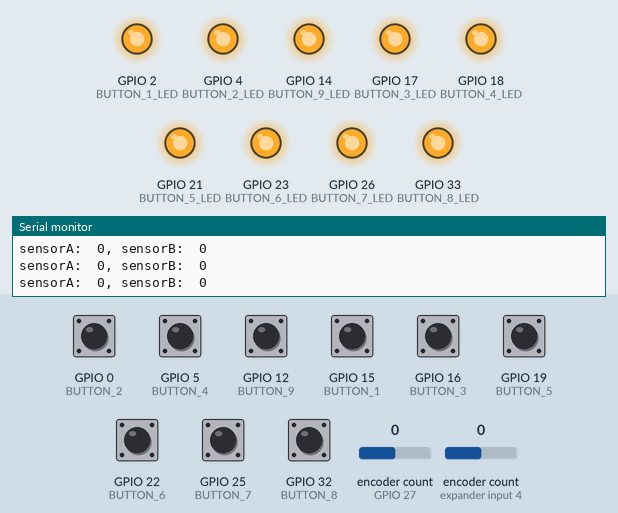
Bench run of a sketch on a simulated ESP32. Parts: output pins drawn as LEDs (lit = HIGH), the last lines printed to the serial monitor. The test bench sets the inputs (shaded band); at power-on: GPIO 0 (BUTTON_2), GPIO 5 (BUTTON_4), GPIO 12 (BUTTON_9), GPIO 15 (BUTTON_1), GPIO 16 (BUTTON_3), GPIO 19 (BUTTON_5), GPIO 22 (BUTTON_6), GPIO 25 (BUTTON_7), GPIO 32 (BUTTON_8) HIGH, encoder count (sensors on GPIO 27, expander input 4) 0. Nothing arrives over Bluetooth unless stated; a phone connects over Bluetooth LE 3 s after start.

Above: at 1.2 s.
1.3 s: GPIO 0 (BUTTON_2) pulled LOW for 0.15 s
At 1.37 s:
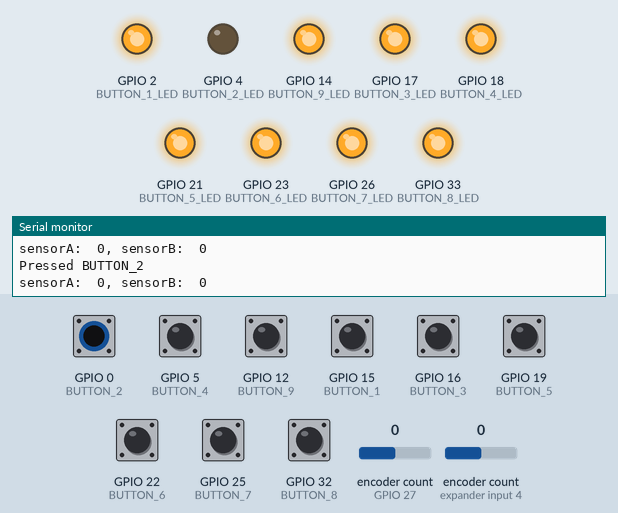
2.9 s: GPIO 5 (BUTTON_4) pulled LOW for 0.15 s
At 2.97 s:
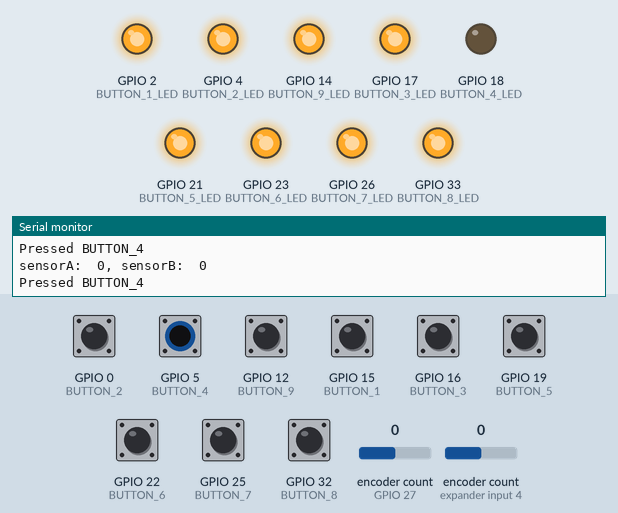
4.5 s: GPIO 12 (BUTTON_9) pulled LOW for 0.15 s
At 4.58 s:
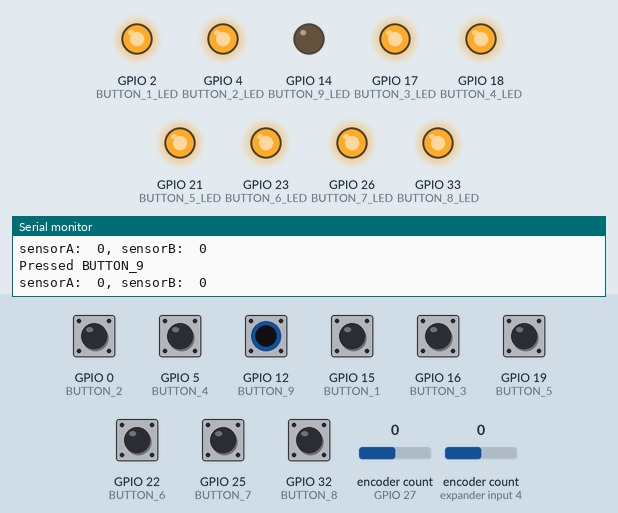
6.1 s: GPIO 15 (BUTTON_1) pulled LOW for 0.15 s
At 6.19 s:
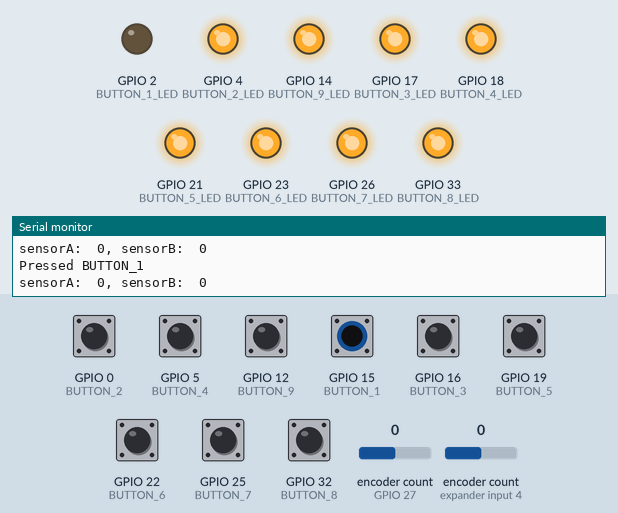
7.7 s: GPIO 16 (BUTTON_3) pulled LOW for 0.15 s
At 7.79 s:
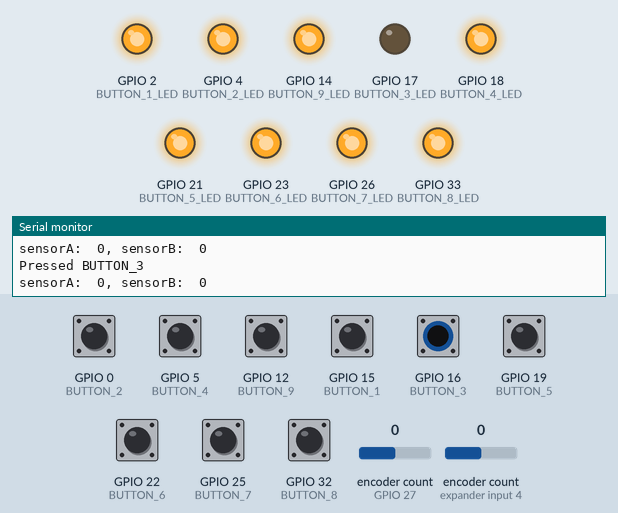
9.3 s: GPIO 19 (BUTTON_5) pulled LOW for 0.15 s
At 9.38 s:
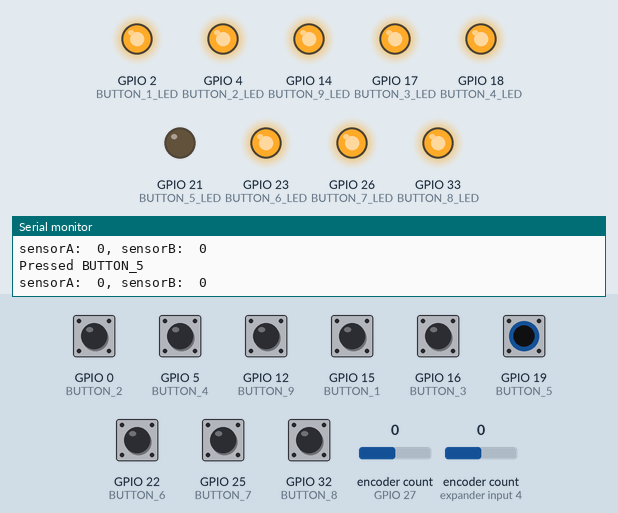
Timing chart, 0 to 11.9 s (numbered marks = the images above; inputs shaded):
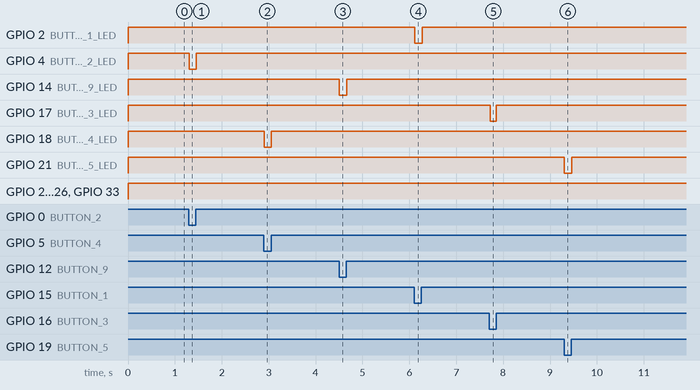

The sketch:

blecontroller.ino
```cpp
// Built for the esp32
// Requires https://github.com/madhephaestus/ESP32Encoder

#include <ESP32Encoder.h>

#include <BLECharacteristic.h>
#include <BLEDevice.h>
#include <BLEServer.h>
#include <BLEUtils.h>
#include <BLE2902.h>

#define DEVICE_NAME         "IIDX Entry model" // or "SOUND VOLTEX controller Entry Model"
#define SERVICE_UUID        "ff00"
#define CHARACTERISTIC_UUID "ff01"

#define BUTTON_1      15
#define BUTTON_1_LED  2
#define BUTTON_2      0
#define BUTTON_2_LED  4
#define BUTTON_3      16
#define BUTTON_3_LED  17
#define BUTTON_4      5
#define BUTTON_4_LED  18
#define BUTTON_5      19
#define BUTTON_5_LED  21
#define BUTTON_6      22
#define BUTTON_6_LED  23
#define BUTTON_7      25
#define BUTTON_7_LED  26
#define BUTTON_8      32
#define BUTTON_8_LED  33
#define BUTTON_9      12
#define BUTTON_9_LED  14

#define SENSOR_A1     27
#define SENSOR_A2     13
#define SENSOR_B1     100 // TODO
#define SENSOR_B2     101 // TODO

// Sensor A is for turntable in IIDX
// Sensor A and B are L and R knobs respectively for SDVX
ESP32Encoder sensorA;
ESP32Encoder sensorB;

/*
  IIDX:
    0x01 Button 1
    0x02 Button 2
    0x04 Button 3
    0x08 Button 4
    0x10 Button 5
    0x20 Button 6
    0x40 Button 7

  SDVX:
    0x01 BT-A
    0x02 BT-B
    0x04 BT-C
    0x08 BT-D
    0x10 FX-L
    0x20 FX-R
 */
uint8_t keyPress1 = 0;

/*
  IIDX:
    0x01 E1
    0x02 E2

  SDVX:
    0x01 Start
 */
uint8_t keyPress2 = 0;

uint8_t frameCounter = 0;

BLEServer* pServer = NULL;
BLECharacteristic* pCharacteristic = NULL;

bool deviceConnected = false;
bool oldDeviceConnected = false;

class MyServerCallbacks: public BLEServerCallbacks {
    void onConnect(BLEServer* pServer) {
      deviceConnected = true;
    };

    void onDisconnect(BLEServer* pServer) {
      deviceConnected = false;
    }
};

void setup() {
  Serial.begin(115200);

  pinMode(BUTTON_1, INPUT_PULLUP);
  pinMode(BUTTON_2, INPUT_PULLUP);
  pinMode(BUTTON_3, INPUT_PULLUP);
  pinMode(BUTTON_4, INPUT_PULLUP);
  pinMode(BUTTON_5, INPUT_PULLUP);
  pinMode(BUTTON_6, INPUT_PULLUP);
  pinMode(BUTTON_7, INPUT_PULLUP);
  pinMode(BUTTON_8, INPUT_PULLUP);
  pinMode(BUTTON_9, INPUT_PULLUP);

  pinMode(BUTTON_1_LED, OUTPUT);
  pinMode(BUTTON_2_LED, OUTPUT);
  pinMode(BUTTON_3_LED, OUTPUT);
  pinMode(BUTTON_4_LED, OUTPUT);
  pinMode(BUTTON_5_LED, OUTPUT);
  pinMode(BUTTON_6_LED, OUTPUT);
  pinMode(BUTTON_7_LED, OUTPUT);
  pinMode(BUTTON_8_LED, OUTPUT);
  pinMode(BUTTON_9_LED, OUTPUT);

  ESP32Encoder::useInternalWeakPullResistors=UP;
  sensorA.attachHalfQuad(SENSOR_A1, SENSOR_A2);
  sensorA.clearCount();

  sensorB.attachHalfQuad(SENSOR_B1, SENSOR_B2);
  sensorB.clearCount();

  // Create the BLE Device
  BLEDevice::init(DEVICE_NAME);

  // Create the BLE Server
  pServer = BLEDevice::createServer();
  pServer->setCallbacks(new MyServerCallbacks());

  // Create the BLE Service
  BLEService *pService = pServer->createService(SERVICE_UUID);

  // Create a BLE Characteristic
  pCharacteristic = pService->createCharacteristic(
                      CHARACTERISTIC_UUID,
                      BLECharacteristic::PROPERTY_READ   |
                      BLECharacteristic::PROPERTY_WRITE  |
                      BLECharacteristic::PROPERTY_NOTIFY
                    );
  pCharacteristic->addDescriptor(new BLE2902());

  // Start the service
  pService->start();

  // Start advertising
  BLEAdvertising *pAdvertising = BLEDevice::getAdvertising();
  pAdvertising->addServiceUUID(SERVICE_UUID);
  pAdvertising->setScanResponse(true);
  BLEDevice::startAdvertising();

  Serial.println("Waiting a client connection to notify...");
}

void loop() {
    // Add your button update code here
    if (digitalRead(BUTTON_1) == LOW) {
      Serial.println("Pressed BUTTON_1");
      digitalWrite(BUTTON_1_LED, LOW);
      keyPress1 |= 0x01;
    } else {
      digitalWrite(BUTTON_1_LED, HIGH);
      keyPress1 &= ~0x01;
    }

    if (digitalRead(BUTTON_2) == LOW) {
      Serial.println("Pressed BUTTON_2");
      digitalWrite(BUTTON_2_LED, LOW);
      keyPress1 |= 0x02;
    } else {
      digitalWrite(BUTTON_2_LED, HIGH);
      keyPress1 &= ~0x02;
    }

    if (digitalRead(BUTTON_3) == LOW) {
      Serial.println("Pressed BUTTON_3");
      digitalWrite(BUTTON_3_LED, LOW);
      keyPress1 |= 0x04;
    } else {
      digitalWrite(BUTTON_3_LED, HIGH);
      keyPress1 &= ~0x04;
    }

    if (digitalRead(BUTTON_4) == LOW) {
      Serial.println("Pressed BUTTON_4");
      digitalWrite(BUTTON_4_LED, LOW);
      keyPress1 |= 0x08;
    } else {
      digitalWrite(BUTTON_4_LED, HIGH);
      keyPress1 &= ~0x08;
    }

    if (digitalRead(BUTTON_5) == LOW) {
      Serial.println("Pressed BUTTON_5");
      digitalWrite(BUTTON_5_LED, LOW);
      keyPress1 |= 0x10;
    } else {
      digitalWrite(BUTTON_5_LED, HIGH);
      keyPress1 &= ~0x10;
    }

    if (digitalRead(BUTTON_6) == LOW) {
      Serial.println("Pressed BUTTON_6");
      digitalWrite(BUTTON_6_LED, LOW);
      keyPress1 |= 0x20;
    } else {
      digitalWrite(BUTTON_6_LED, HIGH);
      keyPress1 &= ~0x20;
    }

    if (digitalRead(BUTTON_7) == LOW) {
      Serial.println("Pressed BUTTON_7");
      digitalWrite(BUTTON_7_LED, LOW);
      keyPress1 |= 0x40;
    } else {
      digitalWrite(BUTTON_7_LED, HIGH);
      keyPress1 &= ~0x40;
    }

    if (digitalRead(BUTTON_8) == LOW) {
      Serial.println("Pressed BUTTON_8");
      digitalWrite(BUTTON_8_LED, LOW);
      keyPress2 |= 0x01;
    } else {
      digitalWrite(BUTTON_8_LED, HIGH);
      keyPress2 &= ~0x01;
    }

    if (digitalRead(BUTTON_9) == LOW) {
      Serial.println("Pressed BUTTON_9");
      digitalWrite(BUTTON_9_LED, LOW);
      keyPress2 |= 0x02;
    } else {
      digitalWrite(BUTTON_9_LED, HIGH);
      keyPress2 &= ~0x02;
    }

    if (sensorA.getCount() > 255) {
      sensorA.clearCount();
    } else if (sensorA.getCount() < 0) {
      sensorA.setCount(255);
    }

    if (sensorB.getCount() > 255) {
      sensorB.clearCount();
    } else if (sensorB.getCount() < 0) {
      sensorA.setCount(255);
    }

    Serial.print("sensorA:  ");
    Serial.print((int32_t)sensorA.getCount());
    Serial.print(", sensorB:  ");
    Serial.println((int32_t)sensorB.getCount());

    if (deviceConnected) {
        // Send key press updates as much as possible to the game.
        // Each notification contains two frames worth of updates.
        uint8_t values[10] = {
          sensorA.getCount(), sensorB.getCount(), keyPress1, keyPress2, frameCounter++,
          sensorA.getCount(), sensorB.getCount(), keyPress1, keyPress2, frameCounter++,
        };

        pCharacteristic->setValue(values, 10);
        pCharacteristic->notify();

        delay(25); // TODO: Adjust for more optimal latency. Setting this too low will flood the Bluetooth stack, resulting in inputs being dropped/not sent in time
    }

    // disconnecting
    if (!deviceConnected && oldDeviceConnected) {
        delay(500); // give the bluetooth stack the chance to get things ready
        pServer->startAdvertising(); // restart advertising
        Serial.println("start advertising");
        oldDeviceConnected = deviceConnected;
        frameCounter = 0;
    }

    // connecting
    if (deviceConnected && !oldDeviceConnected) {
        // do stuff here on connecting
        oldDeviceConnected = deviceConnected;
        frameCounter = 0;
    }
}
```

Measured:
- after the input at 1.3 s, GPIO 4 (BUTTON_2_LED): HIGH → LOW at once, → HIGH 0.15 s later
- after the input at 2.9 s, GPIO 18 (BUTTON_4_LED): HIGH → LOW at once, → HIGH 0.15 s later
- after the input at 4.5 s, GPIO 14 (BUTTON_9_LED): HIGH → LOW at once, → HIGH 0.16 s later
- after the input at 6.1 s, GPIO 2 (BUTTON_1_LED): HIGH → LOW at once, → HIGH 0.16 s later
- after the input at 7.7 s, GPIO 17 (BUTTON_3_LED): HIGH → LOW at once, → HIGH 0.13 s later
- after the input at 9.3 s, GPIO 21 (BUTTON_5_LED): HIGH → LOW at once, → HIGH 0.16 s later
